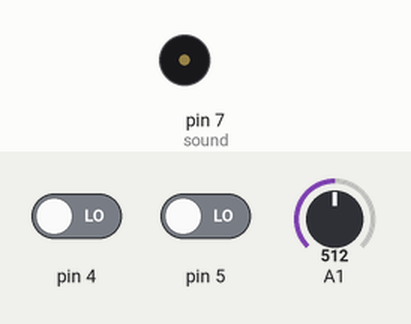
The sketch below on a simulated Arduino Uno, built with avr-gcc and run on an emulated ATmega328P. Shown: buzzer (waves = sounding). The inputs (shaded band) are chosen by the test bench; at power-on: pin 4 LOW, pin 5 LOW, A1 = 512. What the sketch prints to the serial monitor is not drawn.

Above: at 1.2 s.
1.3 s: pin 4 driven HIGH
At 1.47 s:
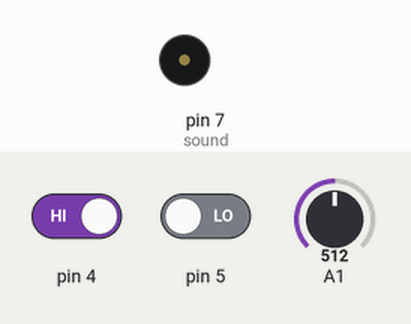
7.3 s: pin 5 driven HIGH
At 8.5 s:
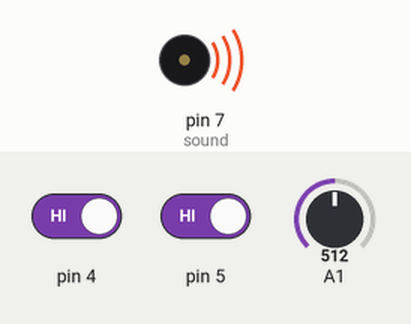
10.3 s: pin 5 driven LOW
At 10.48 s:
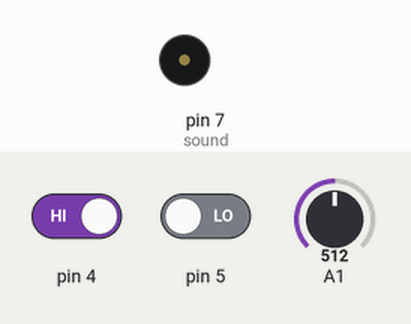
13.3 s: pin 4 driven LOW
At 14.0 s:
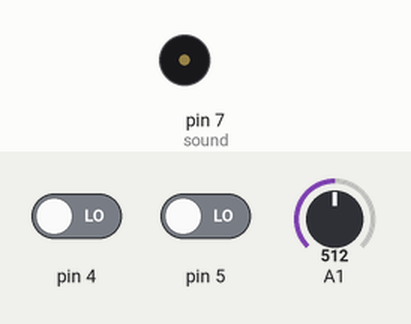
Timing chart, 0 to 15.8 s (numbered marks = the images above; inputs shaded):
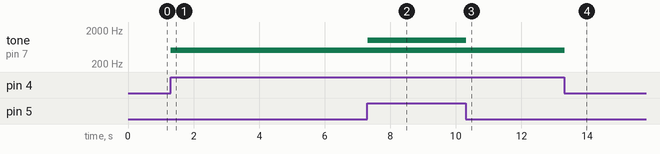

The sketch:

zvuk.ino
```cpp
int sound = 7;
 int gerz = 0;
 int sensorValue = 0;
void setup() {
  // put your setup code here, to run once:
Serial.begin(9600);
//pinMode(A1,INPUT);
pinMode(4,INPUT);
pinMode(5,INPUT);
/*
while (gerz<1500)
{gerz = gerz+1;
tone(sound,gerz);
delay(10);
Serial.println(gerz);
noTone(sound);
}
delay(100);
tone (sound,500);
delay(100);
noTone(sound);
*
*/

}

void loop() {
  sensorValue = analogRead(A1);
delay(10);
  Serial.println( sensorValue);
 int b =  digitalRead(4);
 int c =  digitalRead(5);
 if( b == HIGH)
  { tone(sound, 500);
  delay(10);
  }
  if(c == HIGH)
  {tone(sound, 1000);
  delay(10);
  }

  else
  noTone(sound);
}
```

Measured:
- after the input at 1.3 s, tone on pin 7 (sound): alternates 500 Hz for 0.01 s and silent for 0.01 s, starting at once
- after the input at 7.3 s, tone on pin 7 (sound): alternates 1000 Hz for 0.02 s and 500 Hz for 0.01 s, starting at once
- after the input at 10.3 s, tone on pin 7 (sound): alternates 500 Hz for 0.01 s and silent for 0.01 s, starting at once
- after the input at 13.3 s, tone on pin 7 (sound): goes on until 13.3 s, then stays silent
